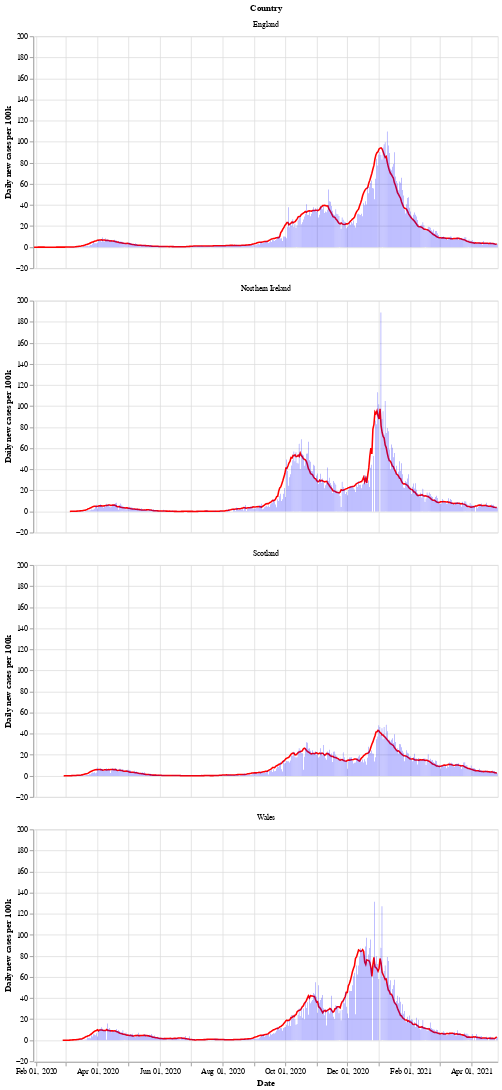

Notebook cell for this chart:
### Markdown cell above
Next is a bar chart of the number of new cases in each country (per 100k population), with the 7 day moving average of cases. Again we see that Wales saw a longer period of raising and falling cases compared to the other countries.

After a period of cases falling, each nation is now seeing a rise in the number of cases - especially in Wales.

### Code cell
# collapse
bars = alt.Chart(uk_cases).mark_bar().encode(
    x=alt.X("yearmonthdate(date):T", axis=alt.Axis(title='Date')),
    y=alt.Y("newCasesRate:Q", axis=alt.Axis(title='Daily new cases per 100k')),
    tooltip='newCasesRate',
    color=alt.condition(
        alt.datum.dailyChange > 0,
        alt.value("orange"),  # The positive color
        alt.value("blue")  # The negative color
    )
).properties(title='New cases per 100k population with rolling 7 day average', width=600).interactive()
line = alt.Chart(uk_cases).mark_line(
    color='red',
    size=2,
).transform_window(
    rolling_mean='mean(newCasesRate)',
    frame=[0, 7],
    groupby=['areaName']
).encode(
    x='yearmonthdate(date):T',
    y='rolling_mean:Q'
)
alt.layer(line, bars, data=uk_cases).facet(alt.Row('areaName', title='Country'), columns=1)

### Figure 1 — Vega-Lite specification as saved in the notebook (floating-point values rounded to 4 significant figures; data arrays with more than 128 entries replaced by an {"elided": "..."} marker saying what was removed)
{"config": {"view": {"continuousWidth": 400, "continuousHeight": 300}}, "data": {"name": "data-0aab2c25a545947b0ffca38bd0cf05a9"}, "facet": {"type": "nominal", "field": "areaName", "title": "Country"}, "spec": {"layer": [{"mark": {"type": "line", "color": "red", "size": 2}, "encoding": {"x": {"type": "temporal", "field": "date", "timeUnit": "yearmonthdate"}, "y": {"type": "quantitative", "field": "rolling_mean"}}, "transform": [{"window": [{"op": "mean", "field": "newCasesRate", "as": "rolling_mean"}], "frame": [0, 7], "groupby": ["areaName"]}]}, {"mark": "bar", "encoding": {"color": {"condition": {"value": "orange", "test": "(datum.dailyChange > 0)"}, "value": "blue"}, "tooltip": {"type": "quantitative", "field": "newCasesRate"}, "x": {"type": "temporal", "axis": {"title": "Date"}, "field": "date", "timeUnit": "yearmonthdate"}, "y": {"type": "quantitative", "axis": {"title": "Daily new cases per 100k"}, "field": "newCasesRate"}}, "selection": {"selector002": {"type": "interval", "bind": "scales", "encodings": ["x", "y"]}}, "title": "New cases per 100k population with rolling 7 day average", "width": 600}]}, "columns": 1, "$schema": "https://vega.github.io/schema/vega-lite/v4.8.1.json", "datasets": {"data-0aab2c25a545947b0ffca38bd0cf05a9": {"elided": "1720 records"}}}
